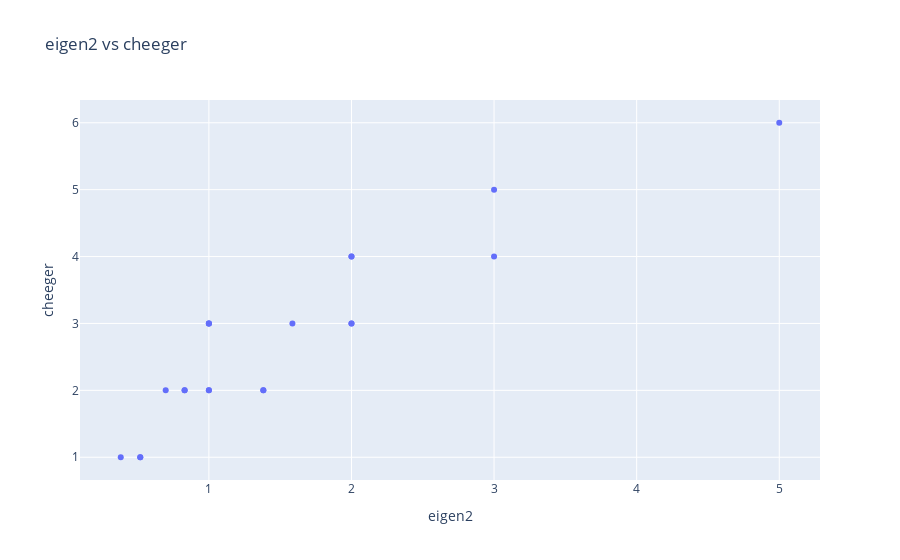

Write notebook code for a chart like this one.
### Code cell
r1 = [i for i in range(len(eigen2))]
df = pd.DataFrame(data={'r1': r1, 'eigen2': eigen2, 'cheeger': Cg})
fig = px.scatter(df, x='eigen2', y='cheeger', title="eigen2 vs cheeger", hover_data=['r1'])

fig.show()

### Figure 1 — Plotly figure (JSON) as saved in the notebook; plotly's stock layout.template omitted (floating-point values rounded to 4 significant figures)
{"data": [{"customdata": [[0], [1], [2], [3], [4], [5], [6], [7], [8], [9], [10], [11], [12], [13], [14], [15], [16], [17], [18], [19], [20]], "hovertemplate": "eigen2=%{x}<br>cheeger=%{y}<br>r1=%{customdata[0]}<extra></extra>", "legendgroup": "", "marker": {"color": "#636efa", "symbol": "circle"}, "mode": "markers", "name": "", "orientation": "v", "showlegend": false, "type": "scatter", "x": [1.0, 0.5188, 1.0, 0.6972, 0.8299, 1.0, 2.0, 2.0, 0.382, 0.5188, 1.0, 0.8299, 1.0, 1.382, 1.382, 1.586, 2.0, 2.0, 3, 3.0, 5.0], "xaxis": "x", "y": [3, 1, 2, 2, 2, 3, 3, 4, 1, 1, 2, 2, 3, 2, 2, 3, 4, 3, 4, 5, 6], "yaxis": "y"}], "layout": {"legend": {"tracegroupgap": 0}, "title": {"text": "eigen2 vs cheeger"}, "xaxis": {"anchor": "y", "domain": [0, 1], "title": {"text": "eigen2"}}, "yaxis": {"anchor": "x", "domain": [0, 1], "title": {"text": "cheeger"}}}}
